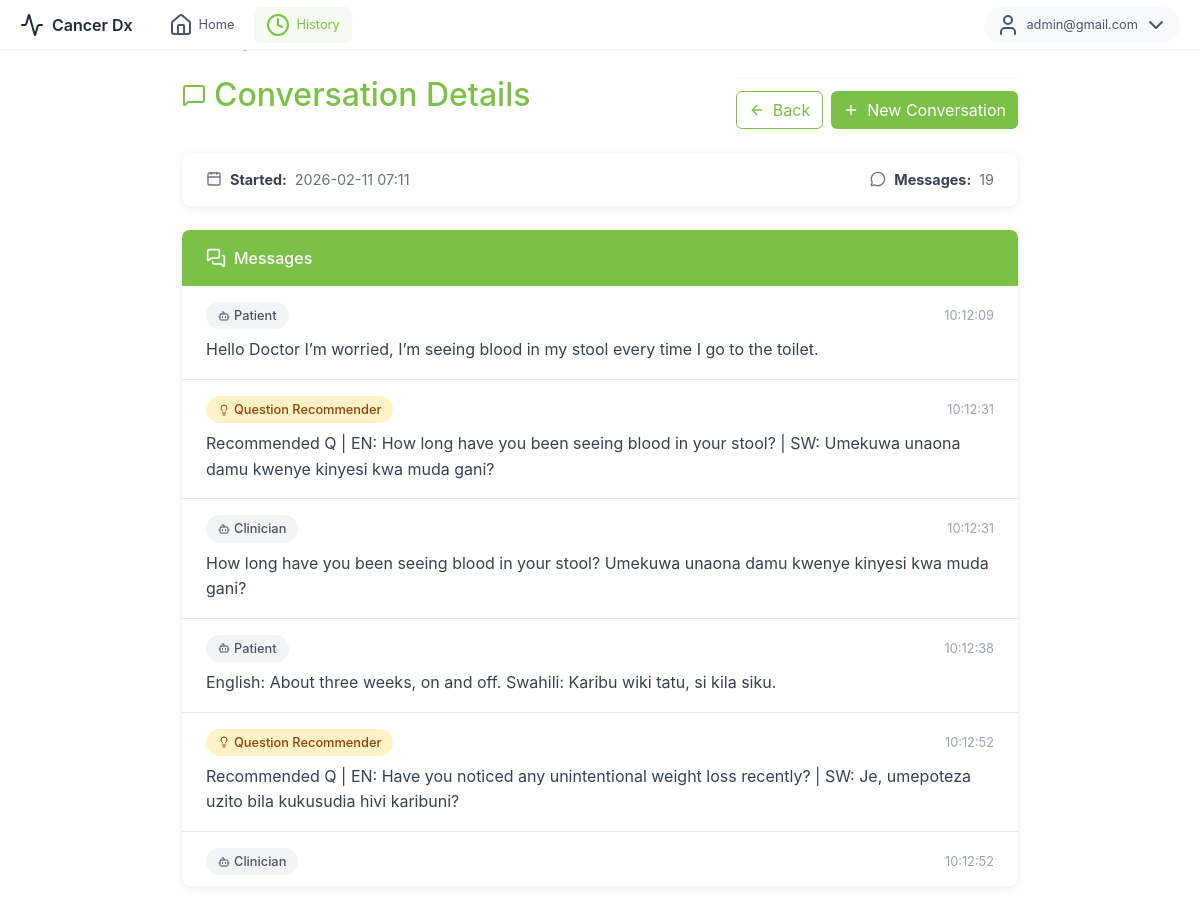
/history/568ea8fb-9027-4a89-a515-38fe50c4f0bb (signed in), run on the app's committed database.
### models.py (models this page shows, shortened)
class User(Base):
    __tablename__ = "users"
    id = Column(Integer, primary_key=True)
    email = Column(String(255), unique=True, nullable=False, index=True)
    username = Column(String(64), unique=True, nullable=True, index=True)
    password_hash = Column(String(255), nullable=False)
    is_active = Column(Boolean, default=True, nullable=False)
    email_verified = Column(Boolean, default=False, nullable=False)
    created_at = Column(DateTime, default=datetime.utcnow, nullable=False)
    roles = relationship("Role", secondary=user_roles, back_populates="users", lazy="joined")
    @property
    def is_authenticated(self): return True

class Conversation(Base):
    __tablename__ = "conversations"
    id = Column(String, primary_key=True)               # uuid string
    created_at = Column(DateTime, default=datetime.utcnow, nullable=False)
    owner_user_id = Column(Integer, ForeignKey("users.id"), index=True, nullable=True)
    patient_id = Column(Integer, ForeignKey("patients.id"), index=True, nullable=True)
    messages = relationship(
        "Message",
        back_populates="conversation",
        cascade="all, delete-orphan",
        order_by="Message.created_at.asc()",
    )
    patient = relationship(
        "Patient",
        back_populates="conversations",
        lazy="select",
    )

class Message(Base):
    __tablename__ = "messages"
    id = Column(String, primary_key=True)               # uuid string
    conversation_id = Column(String, ForeignKey("conversations.id"), index=True, nullable=False)
    role = Column(String, index=True)                   # patient|clinician|listener|Question Recommender
    type = Column(String, default="message")            # message|question_recommender
    message = Column(Text, nullable=True)
    timestamp = Column(String, nullable=True)           # "HH:MM:SS"
    created_at = Column(DateTime, default=datetime.utcnow, nullable=False)
    conversation = relationship("Conversation", back_populates="messages")

### app.py (the view)
@app.route("/history/<conversation_id>")
@login_required
def history_detail_page(conversation_id):
    c = get_conversation_if_owned_by(conversation_id, current_user.id)
    if c is None:
        return "Not found or access denied", 404
    msgs = get_conversation_messages(conversation_id)
    plabels = _patient_labels_for_current_user()
    pid = c.patient_id if c.patient_id is not None else (c.patient.id if getattr(c, "patient", None) else None)
    patient_label = plabels.get(int(pid)) if pid is not None else None
    if pid is not None and not patient_label:
        patient_label = "Patient"
    return render_template(
        "history_detail.html",
        conversation_id=conversation_id,
        created_at=c.created_at,
        patient_label=patient_label,
        patient_id=pid,
        messages=msgs,
    )

### app.py (called while the page is built)
def _patients_display_order():
    patients = list_patients_for_user(current_user.id)
    return sorted(patients, key=lambda p: p.id)

def _patient_labels_for_current_user():
    ordered = _patients_display_order()
    return {p.id: f"Patient {i + 1}" for i, p in enumerate(ordered)}

### auth.py (called while the page is built)
@login_manager.user_loader
def load_user(user_id):
    db = SessionLocal()
    try:
        return db.get(User, int(user_id))
    finally:
        db.close()

### models.py (called while the page is built)
def get_conversation_if_owned_by(conversation_id: str, user_id: int):
    db = SessionLocal()
    try:
        c = (
            db.query(Conversation)
            .options(joinedload(Conversation.patient))
            .filter(
                Conversation.id == conversation_id,
                Conversation.owner_user_id == user_id,
            )
            .first()
        )
        return c
    finally:
        db.close()

def list_patients_for_user(clinician_id: int):
    db = SessionLocal()
    try:
        return (
            db.query(Patient)
            .filter(Patient.clinician_id == clinician_id)
            .order_by(Patient.created_at.desc())
            .all()
        )
    finally:
        db.close()

def get_conversation_messages(conversation_id: str):
    db = SessionLocal()
    try:
        return (
            db.query(Message)
            .filter(Message.conversation_id == conversation_id)
            .order_by(Message.created_at.asc())
            .all()
        )
    finally:
        db.close()

### templates/history_detail.html (shortened to what this page needs)
{% extends "base.html" %}
{% block content %}
<div class="top-menu">
  <div class="menu-left">
    <div class="logo">
      <i data-lucide="activity"></i>
      <span>Cancer Dx</span>
    </div>
    <nav class="nav-links">
      <a href="{{ url_for('index') }}" class="nav-link">
        <i data-lucide="home"></i>
        <span>Home</span>
      </a>
      <a href="{{ url_for('history_page') }}" class="nav-link active">
        <i data-lucide="clock"></i>
        <span>History</span>
      </a>
    </nav>
  </div>
  <div class="menu-right">
    {% if current_user.is_authenticated %}
    <div class="user-dropdown">
      <button class="user-btn" id="userDropdownBtn">
        <i data-lucide="user"></i>
        <span>{{ current_user.email }}</span>
        <i data-lucide="chevron-down"></i>
      </button>
    </div>
    {% else %}
    <a href="{{ url_for('index') }}" class="btn btn-login">
      <i data-lucide="log-in"></i>
      <span>Login</span>
    </a>
    {% endif %}
  </div>
</div>
<div class="detail-container">
  <div class="breadcrumb-nav">
    <a href="{{ url_for('history_page') }}">
    </a>
    <span class="separator">/</span>
    <span class="current">Conversation</span>
  </div>
  <div class="detail-header d-flex justify-content-between align-items-center flex-wrap gap-2">
    <h2>
      <i data-lucide="message-square"></i>
      Conversation Details
    </h2>
    <div class="action-buttons">
      <a href="{{ url_for('history_page') }}" class="btn btn-back">
        <i data-lucide="arrow-left" style="width:16px;height:16px"></i> Back
      </a>
      {% set new_url = url_for('new_conversation', patient_id=patient_id) if patient_id else url_for('new_conversation') %}
      <a href="{{ new_url }}" class="btn btn-new">
        <i data-lucide="plus" style="width:16px;height:16px"></i> New Conversation
      </a>
    </div>
  </div>
  <div class="info-card">
    <div class="info-item">
      <i data-lucide="calendar" style="width:16px;height:16px"></i>
      <strong>Started:</strong>
      <span>{{ created_at.strftime('%Y-%m-%d %H:%M') if created_at else '—' }}</span>
    </div>
    <div class="info-item">
      <i data-lucide="message-circle" style="width:16px;height:16px"></i>
      <strong>Messages:</strong>
      <span>{{ messages|length }}</span>
    </div>
  </div>
  <div class="messages-card">
    <div class="messages-header">
      <i data-lucide="messages-square" style="width:20px;height:20px"></i>
      Messages
    </div>
    <div class="messages-list">
      {% for m in messages %}
      <div class="message-item">
        <div class="message-meta">
          <span class="role-badge
            {% if m.role == 'patient' %}role-patient
            {% elif m.role == 'clinician' %}role-clinician
            {% elif m.role == 'Question Recommender' or m.type == 'question_recommender' %}role-recommender
            {% else %}role-system{% endif %}">
            {% if m.role == 'patient' %}
              <i data-lucide="user" style="width:12px;height:12px"></i>
            {% elif m.role == 'clinician' %}
              <i data-lucide="stethoscope" style="width:12px;height:12px"></i>
            {% elif m.role == 'Question Recommender' or m.type == 'question_recommender' %}
              <i data-lucide="lightbulb" style="width:12px;height:12px"></i>
            {% else %}
              <i data-lucide="bot" style="width:12px;height:12px"></i>
            {% endif %}
            {{ m.role or 'message' }}
          </span>
          <span class="message-time">
            {{ m.timestamp or (m.created_at.strftime('%Y-%m-%d %H:%M') if m.created_at else '') }}
          </span>
        </div>
        <div class="message-content">{{ m.message or '—' }}</div>
      </div>
      {% else %}
      <div class="empty-messages">
        <i data-lucide="message-square-off" style="width:48px;height:48px;color:#9ca3af"></i>
        <p class="mt-3">No messages in this conversation.</p>
      </div>
      {% endfor %}
    </div>
  </div>
</div>
{% endblock %}

### templates/base.html (shortened to what this page needs)
<!DOCTYPE html>
<html lang="en">
<head>
    <link href="https://cdnjs.cloudflare.com/ajax/libs/bootstrap/5.3.0/css/bootstrap.min.css" rel="stylesheet">
    <link href="https://cdnjs.cloudflare.com/ajax/libs/font-awesome/6.4.0/css/all.min.css" rel="stylesheet">
    <link href="{{ url_for('static', filename='css/style.css') }}?v={{ range(10000, 99999) | random }}" rel="stylesheet">
</head>
<body>
    {% block content %}{% endblock %}
</body>
</html>

### static/css/style.css (style rules this page uses)
:root { --primary-green: #7bc148; --primary-green-light: #c8e6a5; --primary-green-bg: rgba(123, 193, 72, 0.08); --primary-green-border: rgba(123, 193, 72, 0.3); --accent-orange: #f97316; --accent-orange-light: #fde5cc; --accent-orange-bg: #fef9f3; --gray-50: #f9fafb; --gray-100: #f3f4f6; --gray-200: #e5e7eb; --gray-300: #d1d5db; --gray-400: #9ca3af; --gray-500: #6b7280; --gray-600: #4b5563; --gray-700: #374151; --gray-800: #1f2937; }
* { box-sizing: border-box; }
html, body { height: 100%; margin: 0; padding: 0; overflow: hidden; font-family: -apple-system, BlinkMacSystemFont, 'Segoe UI', Roboto, 'Helvetica Neue', Arial, sans-serif; }
.message-time { font-size: 0.75rem; color: var(--gray-400); }
.action-buttons { display: flex; gap: 8px; padding-top: 12px; margin-top: 8px; border-top: 1px solid var(--gray-100); }
.top-menu { position: fixed; top: 0; left: 0; right: 0; height: 50px; padding: 0 20px; display: flex; align-items: center; justify-content: space-between; z-index: 1000; background: white; border-bottom: 1px solid var(--gray-100); box-shadow: 0 1px 3px rgba(0,0,0,0.05); }
.top-menu .menu-left { display: flex; align-items: center; gap: 24px; }
.top-menu .logo { display: flex; align-items: center; gap: 8px; font-weight: 600; font-size: 1rem; color: var(--gray-800); }
.top-menu .nav-links { display: flex; align-items: center; gap: 8px; }
.top-menu .nav-link { display: flex; align-items: center; gap: 6px; padding: 6px 12px; border-radius: 6px; font-size: 0.8rem; color: var(--gray-600); text-decoration: none; transition: all 0.2s; }
.top-menu .nav-link.active { background: var(--primary-green-bg); color: var(--primary-green); }
.top-menu .menu-right { display: flex; align-items: center; gap: 12px; }
.top-menu .user-dropdown { position: relative; }
.top-menu .user-btn { display: flex; align-items: center; gap: 6px; padding: 6px 12px; background: var(--gray-50); border: none; border-radius: 20px; font-size: 0.8rem; color: var(--gray-600); cursor: pointer; }
.history-container, .detail-container { margin-top: 50px; }

### templates/history_detail.html (style rules this page uses)
.detail-container { max-width: 900px; margin: 0 auto; padding: 2rem; }
.detail-header { margin-bottom: 1.5rem; }
.detail-header h2 { color: var(--primary-green, #7bc148); display: flex; align-items: center; gap: 0.5rem; }
.breadcrumb-nav { display: flex; align-items: center; gap: 0.5rem; margin-bottom: 1rem; font-size: 0.9rem; }
.breadcrumb-nav a { color: var(--primary-green, #7bc148); text-decoration: none; }
.breadcrumb-nav .separator { color: #9ca3af; }
.breadcrumb-nav .current { color: #6b7280; }
.info-card { background: white; border-radius: 8px; box-shadow: 0 2px 8px rgba(0,0,0,0.08); padding: 1rem 1.5rem; margin-bottom: 1.5rem; display: flex; justify-content: space-between; align-items: center; flex-wrap: wrap; gap: 1rem; }
.info-item { display: flex; align-items: center; gap: 0.5rem; color: #6b7280; font-size: 0.9rem; }
.info-item strong { color: #374151; }
.messages-card { background: white; border-radius: 8px; box-shadow: 0 2px 8px rgba(0,0,0,0.08); overflow: hidden; }
.messages-header { background: var(--primary-green, #7bc148); color: white; padding: 1rem 1.5rem; font-weight: 500; display: flex; align-items: center; gap: 0.5rem; }
.messages-list { max-height: 600px; overflow-y: auto; }
.message-item { padding: 1rem 1.5rem; border-bottom: 1px solid #e5e7eb; }
.message-meta { display: flex; justify-content: space-between; align-items: center; margin-bottom: 0.5rem; }
.role-badge { display: inline-flex; align-items: center; gap: 0.25rem; padding: 0.25rem 0.75rem; border-radius: 20px; font-size: 0.8rem; font-weight: 500; }
.role-recommender { background: #fef3c7; color: #92400e; }
.role-system { background: #f3f4f6; color: #4b5563; }
.message-time { font-size: 0.8rem; color: #9ca3af; }
.message-content { color: #374151; line-height: 1.6; }
.btn-new { background: var(--primary-green, #7bc148); color: white; border: none; display: inline-flex; align-items: center; gap: 0.5rem; }
.btn-back { background: transparent; color: var(--primary-green, #7bc148); border: 1px solid var(--primary-green, #7bc148); display: inline-flex; align-items: center; gap: 0.5rem; }
.action-buttons { display: flex; gap: 0.5rem; }

### data on the page
User: email "admin@gmail.com"
Conversation: created_at "2026-02-11 07:11"
Message: type "message" (drawn), role "Patient", timestamp "10:12:09", message "Hello Doctor I’m worried, I’m seeing blood in my stool every time I go to the toilet."
Message: role "Question Recommender", timestamp "10:12:31", message "Recommended Q | EN: How long have you been seeing blood in your stool? | SW: Umekuwa unaona damu kwenye kinyesi kwa muda gani?"
Message: type "message" (drawn), role "Clinician", timestamp "10:12:31", message "How long have you been seeing blood in your stool? Umekuwa unaona damu kwenye kinyesi kwa muda gani?"
Message: type "message" (drawn), role "Patient", timestamp "10:12:38", message "English: About three weeks, on and off. Swahili: Karibu wiki tatu, si kila siku."
Message: role "Question Recommender", timestamp "10:12:52", message "Recommended Q | EN: Have you noticed any unintentional weight loss recently? | SW: Je, umepoteza uzito bila kukusudia hivi karibuni?"
Message: type "message" (drawn), role "Clinician", timestamp "10:12:52"

### other printed values
{{ messages|length }} "19"
